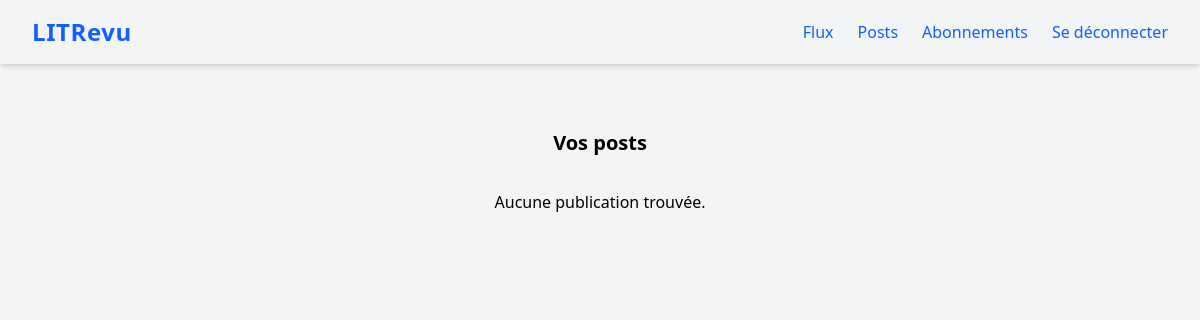
The page /posts/ (signed in) on the database as committed earlier.
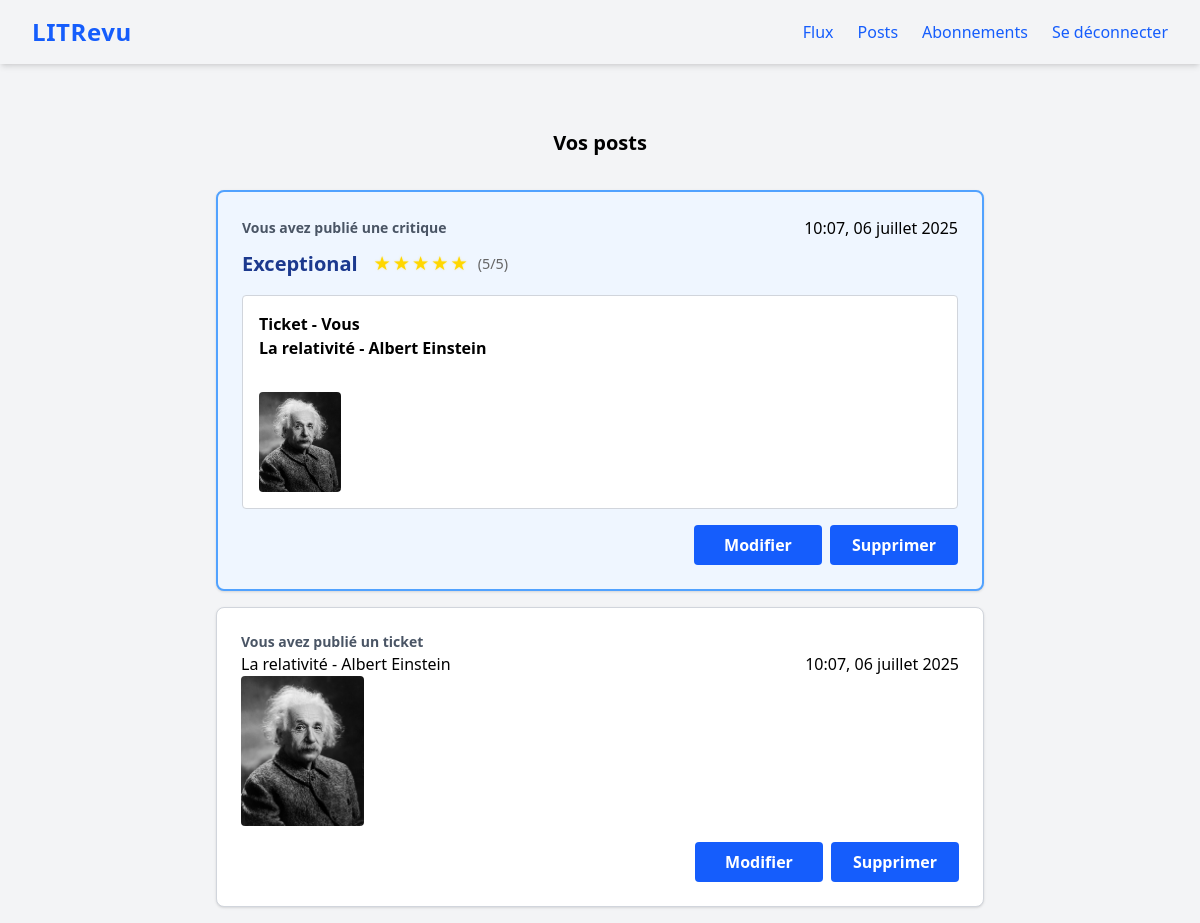
The same page on the database as committed later.
### review/models.py (models this page shows, shortened)
class Review(models.Model):
    ticket = models.ForeignKey(
        to=Ticket,
        related_name="reviews",
        on_delete=models.CASCADE
    )
    rating = models.IntegerField(
        validators=[MinValueValidator(0), MaxValueValidator(5)])
    headline = models.CharField(max_length=128)
    body = models.CharField(max_length=8192, blank=True)
    user = models.ForeignKey(
        to=settings.AUTH_USER_MODEL, on_delete=models.CASCADE)
    created = models.DateTimeField(auto_now_add=True)

class Ticket(models.Model):
    title = models.CharField(max_length=128)
    description = models.CharField(max_length=2048, blank=True)
    user = models.ForeignKey(
        to=settings.AUTH_USER_MODEL, on_delete=models.CASCADE)
    image = models.ImageField(blank=True, null=True)
    created = models.DateTimeField(default=timezone.now)

### review/views.py (the view)
# urls.py: path('posts/', review.views.posts, name='posts'),
@login_required
def posts(request):
    tickets = models.Ticket.objects.filter(user=request.user).annotate(
        post_type=Value('ticket', output_field=CharField())
    )
    reviews = models.Review.objects.filter(user=request.user).annotate(
        post_type=Value('review', output_field=CharField())
    )
    posts = sorted(
        list(tickets) + list(reviews),
        key=lambda obj: getattr(obj, 'created', None),
        reverse=True
    )
    return render(request, 'review/posts.html', context={'posts': posts}, )

### review/templatetags/review_extras.py (called while the page is built)
@register.inclusion_tag('review/_stars.html')
def display_stars(rating):
    return {'rating': rating}

### review/templates/review/posts.html (shortened to what this page needs)
{% extends 'base.html' %}
{% load review_extras %}
{% load static %}
{% block content %}
    <div class="grid-container">
        <h3 class="text-center my-8">Vos posts</h3>
        {% if posts|length == 0 %}
            <p class="text-center">Aucune publication trouvée.</p>
        {% endif %}
        {% for post in posts %}
            {% if post.post_type == 'review' %}
                <div class="border-2 border-blue-400 bg-blue-50 rounded-lg shadow p-6 mb-4">
                    <div class="flex justify-between items-center">
                        {% if post.user == user %}
                            <p class="text-sm text-gray-600 font-semibold">Vous avez publié une critique</p>
                        {% else %}
                            <p class="text-sm text-gray-600 font-semibold">{{ post.user }} a publié une critique</p>
                        {% endif %}
                        <p class="text-right mb-0">{{ post.created|date:"H:i, d F Y" }}</p>
                    </div>
                    <div class="flex items-baseline mt-2 gap-4">
                        <h3 class="font-bold text-lg text-blue-900">{{ post.headline }}</h3>
                        <div class="rating-display">
                            {% display_stars post.rating %}
                        </div>
                    </div>
                    <div class="border border-gray-300 bg-white rounded p-4 my-4">
                        <span class="font-semibold">Ticket - {% if post.ticket.user == user %}Vous{% else %}{{ post.ticket.user }}{% endif %}</span><br>
                        <span class="font-bold">{{ post.ticket.title }}</span><br>
                        {% if post.ticket.image %}<br>
                            <img src="{{ post.ticket.image.url }}" alt="Image du ticket {{ post.ticket.title }}" class="max-w-[100px] max-h-[100px] rounded mt-2">
                        {% endif %}
                    </div>
                    <div class="button-container-right">
                        <a href="{% url 'edit-review' post.id %}"><button type="button" class="bg-blue-600 text-white px-4 py-2 rounded hover:bg-blue-700 font-semibold transition w-32">Modifier</button></a>
                        <a href="{% url 'delete-review' post.id %}"><button type="button" class="bg-blue-600 text-white px-4 py-2 rounded hover:bg-blue-700 font-semibold transition w-32">Supprimer</button></a>
                    </div>
                </div>
            {% elif post.post_type == 'ticket' %}
                <div class="bg-white rounded-lg shadow p-6 mb-4 border border-gray-300">
                    {% if post.user == user %}
                        <p class="text-sm text-gray-600 font-semibold">Vous avez publié un ticket</p>
                    {% else %}
                        <p class="text-sm text-gray-600 font-semibold">{{ post.user }} a publié un ticket</p>
                    {% endif %}
                    {% include "review/_ticket.html" %}
                    <div class="button-container-right">
                        <a href="{% url 'edit-ticket' post.id %}"><button type="button" class="bg-blue-600 text-white px-4 py-2 rounded hover:bg-blue-700 font-semibold transition w-32">Modifier</button></a>
                        <a href="{% url 'delete-ticket' post.id %}"><button type="button" class="bg-blue-600 text-white px-4 py-2 rounded hover:bg-blue-700 font-semibold transition w-32">Supprimer</button></a>
                    </div>
                </div>
            {% endif %}
        {% endfor %}
    </div>
{% endblock content %}

### review/templates/review/_stars.html
<div class="rating-display">
    {% for i in "12345" %}
        {% if forloop.counter <= rating %}
            <span class="star filled">★</span>
        {% else %}
            <span class="star empty">☆</span>
        {% endif %}
    {% endfor %}
    <span class="rating-text">({{ rating }}/5)</span>
</div>

### review/templates/review/_ticket.html (shortened to what this page needs)
<div class="ticket">
    <div class="flex justify-between items-center">
        <h4 class="mb-0">{{ post.title }}</h4>
        <p class="text-right mb-0">{{ post.created|date:"H:i, d F Y" }}</p>
    </div>
    {% if post.image %}
        <img src="{{ post.image.url }}" alt="Image du ticket {{ post.title }}" class="max-w-[150px] max-h-[150px] rounded mb-2" />
    {% endif %}
</div>

Rows that differ between the two databases and show on the page:
added Review: shows "Vous avez publié une critique", created "10:07, 06 juillet 2025", headline "Exceptional", rating "5", ticket "La relativité - Albert Einstein", ticket.image (picture)
added Ticket: shows "Vous avez publié un ticket", title "La relativité - Albert Einstein", created "10:07, 06 juillet 2025", image (picture)
Other text that changed with them:
text no longer shown: "Aucune publication trouvée."
